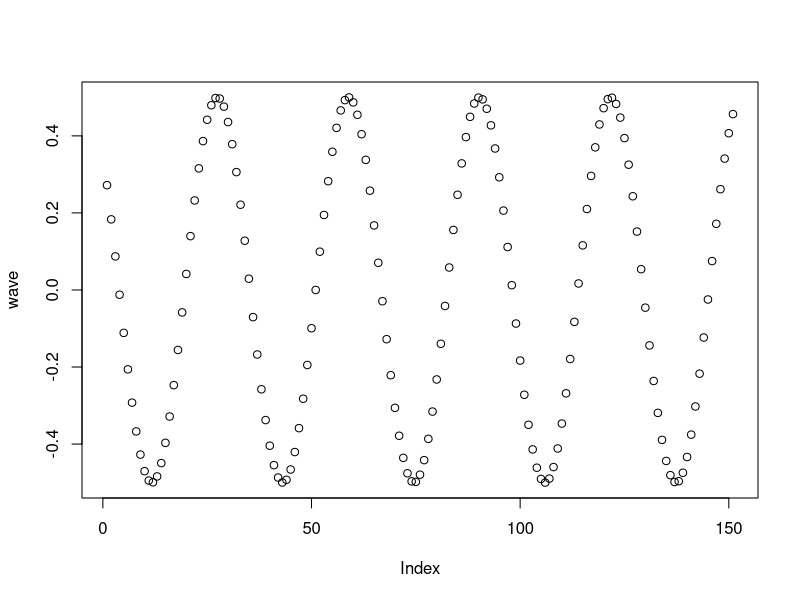

This figure's R source:
# Exercise 1: creating and operating on vectors

# Create a vector `names` that contains your name and the names of 2 people
# next to you. Print the vector.
names <- c("Abraham", "Sam", "Jerry")

# Use the colon operator : to create a vector `n` of numbers from 10:49
n <- c(10:49)

# Use the `length()` function to get the number of elements in `n`
length(n)

# Add 1 to each element in `n` and print the result
n <- n + 1
print(n)

# Create a vector `m` that contains the numbers 10 to 1 (in that order).
# Hint: use the `seq()` function
m <- seq(10, 1)

# Subtract `m` FROM `n`. Note the recycling!
m - n

# Use the `seq()` function to produce a range of numbers from -5 to 10 in `0.1`
# increments. Store it in a variable `x_range`
x_range <- seq(-5, 10, by = 0.1)

# Create a vector `sin_wave` by calling the `sin()` function on each element
# in `x_range`.
sin_wave <- sin(x_range)

# Create a vector `cos_wave` by calling the `cos()` function on each element
# in `x_range`.
cos_wave <- cos(x_range)

# Create a vector `wave` by multiplying `sin_wave` and `cos_wave` together, then
# adding `sin_wave` to the product
wave <- sin_wave * cos_wave

# Use the `plot()` function to plot your `wave`!
plot(wave)
